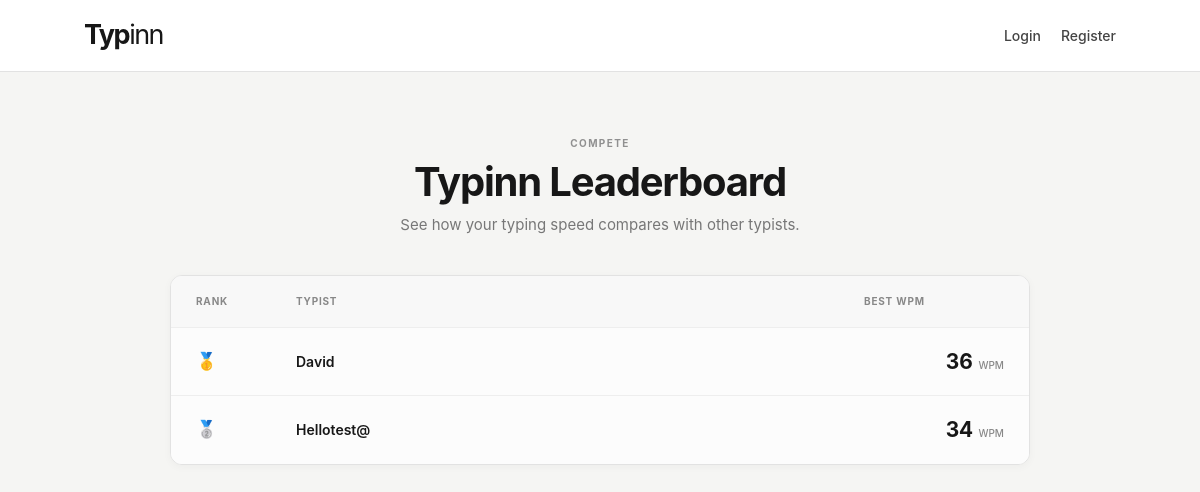
The app's page /leaderboard with its own data.
### app.py (models this page shows, shortened)
class User(db.Model, UserMixin):
    id = db.Column(
        db.Integer,
        primary_key=True
    )
    username = db.Column(
        db.String(80),
        unique=True,
        nullable=False
    )
    email = db.Column(
        db.String(120),
        unique=True,
        nullable=False
    )
    password_hash = db.Column(
        db.String(255),
        nullable=False
    )
    xp = db.Column(
        db.Integer,
        default=0,
        nullable=False
    )
    streak = db.Column(
        db.Integer,
        default=0,
        nullable=False
    )
    last_test_date = db.Column(
        db.Date,
        nullable=True
    )

### app.py (the view)
@app.route("/leaderboard")
def leaderboard():
    leaderboard_data = (
        db.session.query(
            User.username,
            db.func.max(
                TypingResult.wpm
            ).label("best_wpm")
        )
        .join(
            TypingResult,
            TypingResult.user_id == User.id
        )
        .group_by(
            User.id
        )
        .order_by(
            db.desc("best_wpm"),
            User.username.asc()
        )
        .limit(100)
        .all()
    )
    return render_template(
        "leaderboard.html",
        leaderboard=leaderboard_data
    )

### templates/leaderboard.html (shortened to what this page needs)
{% extends "base.html" %}
{% block content %}
<div class="leaderboard-container">
    <section class="leaderboard-header">
        <span class="eyebrow">
            COMPETE
        </span>
        <h1>
            Typinn Leaderboard
        </h1>
        <p>
            See how your typing speed compares with other typists.
        </p>
    </section>
    <section class="leaderboard-card">
        {% if leaderboard %}
            <div class="leaderboard-row leaderboard-head">
                <span>
                    Rank
                </span>
                <span>
                    Typist
                </span>
                <span>
                    Best WPM
                </span>
            </div>
            {% for user in leaderboard %}
                <div
                    class="
                        leaderboard-row
                        {% if loop.index <= 3 %}
                            top-rank
                        {% endif %}
                    "
                >
                    <span class="rank">
                        {% if loop.index == 1 %}
                            🥇
                        {% elif loop.index == 2 %}
                            🥈
                        {% elif loop.index == 3 %}
                            🥉
                        {% else %}
                            #{{ loop.index }}
                        {% endif %}
                    </span>
                    <span class="username">
                        {{ user.username }}
                    </span>
                    <strong class="leaderboard-wpm">
                        {{ user.best_wpm }}
                        <small>
                            WPM
                        </small>
                    </strong>
                </div>
            {% endfor %}
        {% endif %}
    </section>
</div>
{% endblock %}

### static/css/style.css (style rules this page uses)
:root { --bg: #f5f5f3; --surface: #ffffff; --surface-soft: #fafafa; --text: #171717; --text-soft: #444444; --muted: #777777; --light-muted: #a0a0a0; --border: #e2e2e2; --border-light: #eeeeee; --accent: #171717; --accent-hover: #000000; --correct: #171717; --incorrect: #d14343; --radius-sm: 8px; --radius-md: 12px; --radius-lg: 18px; --container-width: 1040px; --shadow-sm: 0 2px 8px rgba(0, 0, 0, 0.035); --shadow-md: 0 12px 32px rgba(0, 0, 0, 0.065); --shadow-lg: 0 20px 55px rgba(0, 0, 0, 0.09); --transition: 0.2s ease; }
* { box-sizing: border-box; margin: 0; padding: 0; }
html { scroll-behavior: smooth; }
body { min-height: 100vh; font-family: Inter, -apple-system, BlinkMacSystemFont, "Segoe UI", Roboto, Helvetica, Arial, sans-serif; background: var(--bg); color: var(--text); line-height: 1.5; -webkit-font-smoothing: antialiased; -moz-osx-font-smoothing: grayscale; text-rendering: optimizeLegibility; }
.eyebrow { display: block; margin-bottom: 8px; color: #909090; font-size: 10px; font-weight: 750; letter-spacing: 0.14em; text-transform: uppercase; }
.leaderboard-container { width: 100%; max-width: 900px; margin: 0 auto; padding: 64px 20px; }
.leaderboard-header { text-align: center; margin-bottom: 38px; }
.leaderboard-header .eyebrow { margin-bottom: 9px; }
.leaderboard-header h1 { color: var(--text); font-size: 40px; line-height: 1.1; letter-spacing: -1.2px; margin-bottom: 10px; }
.leaderboard-header p { color: var(--muted); font-size: 15px; }
.leaderboard-card { overflow: hidden; background: var(--surface); border: 1px solid var(--border); border-radius: var(--radius-md); box-shadow: var(--shadow-sm); }
.leaderboard-row { display: grid; grid-template-columns: 100px 1fr 140px; align-items: center; padding: 18px 25px; border-bottom: 1px solid var(--border-light); }
.leaderboard-row:last-child { border-bottom: none; }
.leaderboard-head { background: #f8f8f8; color: #888888; font-size: 10px; text-transform: uppercase; letter-spacing: 0.08em; font-weight: 700; }
.rank { color: var(--text); font-size: 17px; font-weight: 650; }
.username { color: var(--text); font-weight: 600; font-size: 14px; }
.leaderboard-wpm { color: var(--text); text-align: right; font-size: 21px; font-variant-numeric: tabular-nums; }
.leaderboard-wpm small { color: #888888; font-size: 10px; font-weight: 450; }
.top-rank { background: #fcfcfc; }

### records on screen
User: username "David", best_wpm "36"
User: username "Hellotest@", best_wpm "34"
